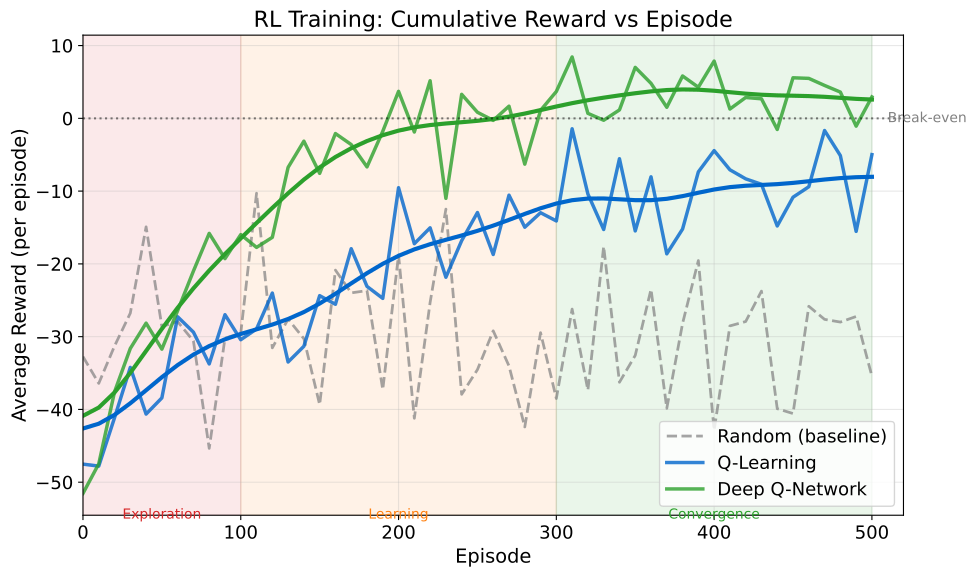

The script that saved this image:
"""Reward Curves - Learning progress in RL"""
import matplotlib.pyplot as plt
import numpy as np
from pathlib import Path

plt.rcParams.update({
    'font.size': 14, 'axes.labelsize': 14, 'axes.titlesize': 16,
    'xtick.labelsize': 13, 'ytick.labelsize': 13, 'legend.fontsize': 13,
    'figure.figsize': (10, 6), 'figure.dpi': 150,
    'axes.spines.top': False,
    'axes.spines.right': False
})

MLPURPLE = '#3333B2'
MLBLUE = '#0066CC'
MLGREEN = '#2CA02C'
MLRED = '#D62728'
MLORANGE = '#FF7F0E'

CHART_METADATA = {
    'url': 'github.com/joerg-osterrieder/Methods_and_Algorithms'
}

np.random.seed(42)

fig, ax = plt.subplots(figsize=(10, 6))

# Episode numbers
episodes = np.arange(0, 501, 10)

# Simulated reward curves for different agents
# Q-learning (basic)
q_learning = -50 + 45 * (1 - np.exp(-episodes / 150)) + np.random.randn(len(episodes)) * 5
q_learning = np.clip(q_learning, -60, 10)

# Deep Q-Network (DQN) - learns faster, higher asymptote
dqn = -50 + 55 * (1 - np.exp(-episodes / 100)) + np.random.randn(len(episodes)) * 4
dqn = np.clip(dqn, -60, 15)

# Random agent (baseline)
random_agent = -30 + np.random.randn(len(episodes)) * 8

# Plot curves
ax.plot(episodes, random_agent, color='gray', linewidth=2, alpha=0.7,
        label='Random (baseline)', linestyle='--')
ax.plot(episodes, q_learning, color=MLBLUE, linewidth=2.5,
        label='Q-Learning', alpha=0.8)
ax.plot(episodes, dqn, color=MLGREEN, linewidth=2.5,
        label='Deep Q-Network', alpha=0.8)

# Add smoothed trend lines
from scipy.ndimage import gaussian_filter1d
ax.plot(episodes, gaussian_filter1d(q_learning, sigma=3), color=MLBLUE,
        linewidth=3, linestyle='-')
ax.plot(episodes, gaussian_filter1d(dqn, sigma=3), color=MLGREEN,
        linewidth=3, linestyle='-')

# Annotations
ax.axhline(y=0, color='black', linestyle=':', alpha=0.5)
ax.text(510, 0, 'Break-even', fontsize=10, va='center', color='gray')

ax.set_xlabel('Episode')
ax.set_ylabel('Average Reward (per episode)')
ax.set_title('RL Training: Cumulative Reward vs Episode')
ax.legend(loc='lower right')
ax.grid(True, alpha=0.3)
ax.set_xlim(0, 520)

# Add phases annotation
ax.axvspan(0, 100, alpha=0.1, color=MLRED, label='Exploration phase')
ax.axvspan(100, 300, alpha=0.1, color=MLORANGE)
ax.axvspan(300, 500, alpha=0.1, color=MLGREEN)
ax.text(50, -55, 'Exploration', fontsize=10, ha='center', color=MLRED)
ax.text(200, -55, 'Learning', fontsize=10, ha='center', color=MLORANGE)
ax.text(400, -55, 'Convergence', fontsize=10, ha='center', color=MLGREEN)

# Add URL annotation
plt.figtext(0.99, 0.01, CHART_METADATA['url'],
            fontsize=7, color='gray', ha='right', va='bottom', alpha=0.7)

plt.tight_layout()
plt.savefig(Path(__file__).parent / 'chart.pdf', dpi=300, bbox_inches='tight')
plt.close()
print("Chart saved: 05_reward_curves/chart.pdf")
